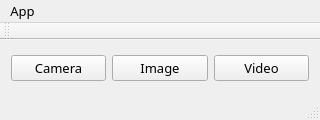
<?xml version="1.0" encoding="UTF-8"?>
<ui version="4.0">
 <class>MainWindow</class>
 <widget class="QMainWindow" name="MainWindow">
  <property name="geometry">
   <rect>
    <x>0</x>
    <y>0</y>
    <width>320</width>
    <height>120</height>
   </rect>
  </property>
  <property name="sizePolicy">
   <sizepolicy hsizetype="Preferred" vsizetype="Preferred">
    <horstretch>0</horstretch>
    <verstretch>0</verstretch>
   </sizepolicy>
  </property>
  <property name="minimumSize">
   <size>
    <width>320</width>
    <height>120</height>
   </size>
  </property>
  <property name="maximumSize">
   <size>
    <width>320</width>
    <height>120</height>
   </size>
  </property>
  <property name="font">
   <font>
    <family>MV Boli</family>
    <pointsize>10</pointsize>
   </font>
  </property>
  <property name="windowTitle">
   <string>Face Detection App</string>
  </property>
  <property name="windowIcon">
   <iconset resource="appicon.qrc">
    <normaloff>:/app.jpg</normaloff>:/app.jpg</iconset>
  </property>
  <widget class="QWidget" name="centralWidget">
   <layout class="QVBoxLayout" name="verticalLayout">
    <item>
     <layout class="QHBoxLayout" name="horizontalLayout">
      <item>
       <widget class="QPushButton" name="cameraButton">
        <property name="text">
         <string>Camera</string>
        </property>
        <property name="icon">
         <iconset resource="cameraicon.qrc">
          <normaloff>:/Camera.jpg</normaloff>:/Camera.jpg</iconset>
        </property>
        <property name="iconSize">
         <size>
          <width>32</width>
          <height>32</height>
         </size>
        </property>
       </widget>
      </item>
      <item>
       <widget class="QPushButton" name="imageButton">
        <property name="text">
         <string>Image</string>
        </property>
        <property name="icon">
         <iconset resource="imageicon.qrc">
          <normaloff>:/image.jpg</normaloff>:/image.jpg</iconset>
        </property>
        <property name="iconSize">
         <size>
          <width>32</width>
          <height>32</height>
         </size>
        </property>
       </widget>
      </item>
      <item>
       <widget class="QPushButton" name="videoButton">
        <property name="text">
         <string>Video</string>
        </property>
        <property name="icon">
         <iconset resource="videoicon.qrc">
          <normaloff>:/video.jpg</normaloff>:/video.jpg</iconset>
        </property>
        <property name="iconSize">
         <size>
          <width>32</width>
          <height>32</height>
         </size>
        </property>
       </widget>
      </item>
     </layout>
    </item>
   </layout>
  </widget>
  <widget class="QMenuBar" name="menuBar">
   <property name="geometry">
    <rect>
     <x>0</x>
     <y>0</y>
     <width>320</width>
     <height>21</height>
    </rect>
   </property>
   <widget class="QMenu" name="App">
    <property name="title">
     <string>App</string>
    </property>
    <addaction name="separator"/>
    <addaction name="actionQuit"/>
   </widget>
   <addaction name="App"/>
  </widget>
  <widget class="QToolBar" name="mainToolBar">
   <attribute name="toolBarArea">
    <enum>TopToolBarArea</enum>
   </attribute>
   <attribute name="toolBarBreak">
    <bool>false</bool>
   </attribute>
  </widget>
  <widget class="QStatusBar" name="statusBar"/>
  <action name="actionQuit">
   <property name="text">
    <string>Quit</string>
   </property>
   <property name="shortcut">
    <string>Ctrl+Q</string>
   </property>
  </action>
 </widget>
 <layoutdefault spacing="6" margin="11"/>
 <resources>
  <include location="appicon.qrc"/>
  <include location="cameraicon.qrc"/>
  <include location="imageicon.qrc"/>
  <include location="videoicon.qrc"/>
 </resources>
 <connections>
  <connection>
   <sender>actionQuit</sender>
   <signal>triggered()</signal>
   <receiver>MainWindow</receiver>
   <slot>close()</slot>
   <hints>
    <hint type="sourcelabel">
     <x>-1</x>
     <y>-1</y>
    </hint>
    <hint type="destinationlabel">
     <x>159</x>
     <y>59</y>
    </hint>
   </hints>
  </connection>
 </connections>
</ui>
